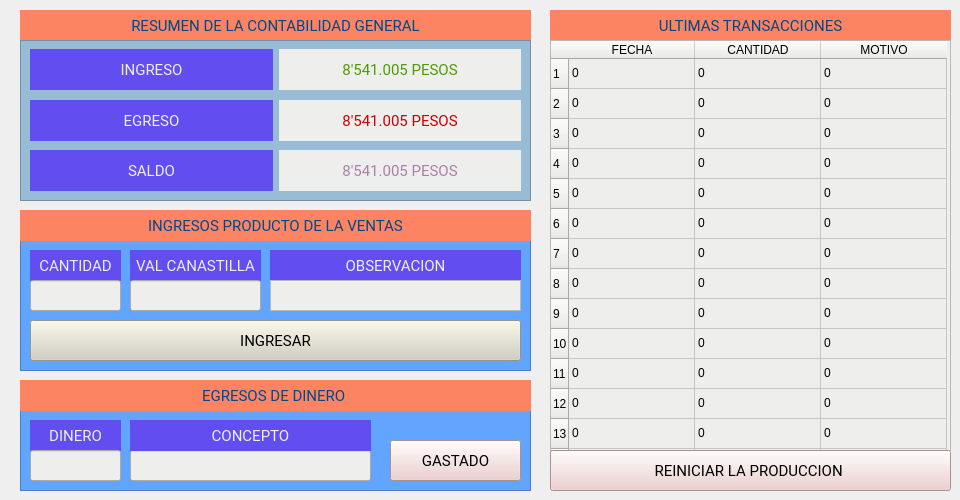
    <widget class="QWidget" name="limones">
     <attribute name="title">
      <string>LIMON</string>
     </attribute>
     <widget class="QFrame" name="frame_60">
      <property name="geometry">
       <rect>
        <x>20</x>
        <y>410</y>
        <width>511</width>
        <height>81</height>
       </rect>
      </property>
      <property name="font">
       <font>
        <family>Roboto</family>
        <pointsize>11</pointsize>
        <weight>50</weight>
        <italic>false</italic>
        <bold>false</bold>
       </font>
      </property>
      <property name="styleSheet">
       <string notr="true">background-color: rgb(97, 165, 255);</string>
      </property>
      <property name="frameShape">
       <enum>QFrame::StyledPanel</enum>
      </property>
      <property name="frameShadow">
       <enum>QFrame::Raised</enum>
      </property>
      <widget class="QPushButton" name="boton_egrasar_limon">
       <property name="geometry">
        <rect>
         <x>370</x>
         <y>30</y>
         <width>131</width>
         <height>41</height>
        </rect>
       </property>
       <property name="font">
        <font>
         <family>Roboto</family>
         <pointsize>11</pointsize>
         <weight>50</weight>
         <italic>false</italic>
         <bold>false</bold>
        </font>
       </property>
       <property name="styleSheet">
        <string notr="true">background-color: rgb(236, 201, 199);</string>
       </property>
       <property name="text">
        <string>GASTADO</string>
       </property>
      </widget>
      <widget class="QLabel" name="label_150">
       <property name="geometry">
        <rect>
         <x>10</x>
         <y>10</y>
         <width>91</width>
         <height>31</height>
        </rect>
       </property>
       <property name="font">
        <font>
         <family>Roboto</family>
         <pointsize>11</pointsize>
         <weight>50</weight>
         <italic>false</italic>
         <bold>false</bold>
        </font>
       </property>
       <property name="styleSheet">
        <string notr="true">font: 11pt &quot;Roboto&quot;;
color: rgb(238, 238, 236);
background-color: rgb(98, 77, 240);</string>
       </property>
       <property name="text">
        <string>DINERO</string>
       </property>
       <property name="alignment">
        <set>Qt::AlignCenter</set>
       </property>
      </widget>
      <widget class="QLineEdit" name="cantidad_gasto_limon_6">
       <property name="geometry">
        <rect>
         <x>10</x>
         <y>40</y>
         <width>91</width>
         <height>31</height>
        </rect>
       </property>
       <property name="styleSheet">
        <string notr="true">background-color: rgb(238, 238, 236);</string>
       </property>
      </widget>
      <widget class="QLineEdit" name="concepto_gasto_limon_6">
       <property name="geometry">
        <rect>
         <x>110</x>
         <y>40</y>
         <width>241</width>
         <height>31</height>
        </rect>
       </property>
       <property name="styleSheet">
        <string notr="true">background-color: rgb(238, 238, 236);</string>
       </property>
      </widget>
      <widget class="QLabel" name="label_151">
       <property name="geometry">
        <rect>
         <x>110</x>
         <y>10</y>
         <width>241</width>
         <height>31</height>
        </rect>
       </property>
       <property name="font">
        <font>
         <family>Roboto</family>
         <pointsize>11</pointsize>
         <weight>50</weight>
         <italic>false</italic>
         <bold>false</bold>
        </font>
       </property>
       <property name="styleSheet">
        <string notr="true">font: 11pt &quot;Roboto&quot;;
color: rgb(238, 238, 236);
background-color: rgb(98, 77, 240);</string>
       </property>
       <property name="text">
        <string>CONCEPTO</string>
       </property>
       <property name="alignment">
        <set>Qt::AlignCenter</set>
       </property>
      </widget>
     </widget>
     <widget class="QLabel" name="label_152">
      <property name="geometry">
       <rect>
        <x>550</x>
        <y>10</y>
        <width>401</width>
        <height>31</height>
       </rect>
      </property>
      <property name="font">
       <font>
        <family>Roboto</family>
        <pointsize>11</pointsize>
        <weight>50</weight>
        <italic>false</italic>
        <bold>false</bold>
       </font>
      </property>
      <property name="styleSheet">
       <string notr="true">background-color: rgb(252, 132, 98);
color: rgb(1, 72, 138);
font: 11pt &quot;Roboto&quot;;</string>
      </property>
      <property name="text">
       <string>ULTIMAS TRANSACCIONES</string>
      </property>
      <property name="alignment">
       <set>Qt::AlignCenter</set>
      </property>
     </widget>
     <widget class="QFrame" name="frame_61">
      <property name="geometry">
       <rect>
        <x>20</x>
        <y>240</y>
        <width>511</width>
        <height>131</height>
       </rect>
      </property>
      <property name="font">
       <font>
        <family>Roboto</family>
        <pointsize>11</pointsize>
        <weight>50</weight>
        <italic>false</italic>
        <bold>false</bold>
       </font>
      </property>
      <property name="styleSheet">
       <string notr="true">background-color: rgb(97, 165, 255);</string>
      </property>
      <property name="frameShape">
       <enum>QFrame::StyledPanel</enum>
      </property>
      <property name="frameShadow">
       <enum>QFrame::Raised</enum>
      </property>
      <widget class="QLabel" name="label_153">
       <property name="geometry">
        <rect>
         <x>10</x>
         <y>10</y>
         <width>91</width>
         <height>31</height>
        </rect>
       </property>
       <property name="font">
        <font>
         <family>Roboto</family>
         <pointsize>11</pointsize>
         <weight>50</weight>
         <italic>false</italic>
         <bold>false</bold>
        </font>
       </property>
       <property name="styleSheet">
        <string notr="true">font: 11pt &quot;Roboto&quot;;
color: rgb(238, 238, 236);
background-color: rgb(98, 77, 240);</string>
       </property>
       <property name="text">
        <string>CANTIDAD</string>
       </property>
       <property name="alignment">
        <set>Qt::AlignCenter</set>
       </property>
      </widget>
      <widget class="QPushButton" name="boton_ingresar_limon">
       <property name="geometry">
        <rect>
         <x>10</x>
         <y>80</y>
         <width>491</width>
         <height>41</height>
        </rect>
       </property>
       <property name="font">
        <font>
         <family>Roboto</family>
         <pointsize>11</pointsize>
         <weight>50</weight>
         <italic>false</italic>
         <bold>false</bold>
        </font>
       </property>
       <property name="styleSheet">
        <string notr="true">background-color: rgb(209, 207, 192);</string>
       </property>
       <property name="text">
        <string>INGRESAR</string>
       </property>
      </widget>
      <widget class="QLabel" name="label_154">
       <property name="geometry">
        <rect>
         <x>110</x>
         <y>10</y>
         <width>131</width>
         <height>31</height>
        </rect>
       </property>
       <property name="font">
        <font>
         <family>Roboto</family>
         <pointsize>11</pointsize>
         <weight>50</weight>
         <italic>false</italic>
         <bold>false</bold>
        </font>
       </property>
       <property name="styleSheet">
        <string notr="true">font: 11pt &quot;Roboto&quot;;
color: rgb(238, 238, 236);
background-color: rgb(98, 77, 240);</string>
       </property>
       <property name="text">
        <string>VAL CANASTILLA</string>
       </property>
       <property name="alignment">
        <set>Qt::AlignCenter</set>
       </property>
      </widget>
      <widget class="QLabel" name="label_155">
       <property name="geometry">
        <rect>
         <x>250</x>
         <y>10</y>
         <width>251</width>
         <height>31</height>
        </rect>
       </property>
       <property name="font">
        <font>
         <family>Roboto</family>
         <pointsize>11</pointsize>
         <weight>50</weight>
         <italic>false</italic>
         <bold>false</bold>
        </font>
       </property>
       <property name="styleSheet">
        <string notr="true">font: 11pt &quot;Roboto&quot;;
color: rgb(238, 238, 236);
background-color: rgb(98, 77, 240);</string>
       </property>
       <property name="text">
        <string>OBSERVACION</string>
       </property>
       <property name="alignment">
        <set>Qt::AlignCenter</set>
       </property>
      </widget>
      <widget class="QLineEdit" name="cantidad_limones_venta_6">
       <property name="geometry">
        <rect>
         <x>10</x>
         <y>40</y>
         <width>91</width>
         <height>31</height>
        </rect>
       </property>
       <property name="styleSheet">
        <string notr="true">background-color: rgb(238, 238, 236);</string>
       </property>
      </widget>
      <widget class="QTextEdit" name="observacion_limon_6">
       <property name="geometry">
        <rect>
         <x>250</x>
         <y>40</y>
         <width>251</width>
         <height>31</height>
        </rect>
       </property>
       <property name="font">
        <font>
         <family>Roboto</family>
         <pointsize>11</pointsize>
         <weight>50</weight>
         <italic>false</italic>
         <bold>false</bold>
        </font>
       </property>
       <property name="styleSheet">
        <string notr="true">background-color: rgb(238, 238, 236);</string>
       </property>
       <property name="html">
        <string>&lt;!DOCTYPE HTML PUBLIC &quot;-//W3C//DTD HTML 4.0//EN&quot; &quot;http://www.w3.org/TR/REC-html40/strict.dtd&quot;&gt;
&lt;html&gt;&lt;head&gt;&lt;meta name=&quot;qrichtext&quot; content=&quot;1&quot; /&gt;&lt;style type=&quot;text/css&quot;&gt;
p, li { white-space: pre-wrap; }
&lt;/style&gt;&lt;/head&gt;&lt;body style=&quot; font-family:'Roboto'; font-size:11pt; font-weight:400; font-style:normal;&quot;&gt;
&lt;p style=&quot;-qt-paragraph-type:empty; margin-top:0px; margin-bottom:0px; margin-left:0px; margin-right:0px; -qt-block-indent:0; text-indent:0px; font-family:'Ubuntu';&quot;&gt;&lt;br /&gt;&lt;/p&gt;&lt;/body&gt;&lt;/html&gt;</string>
       </property>
      </widget>
      <widget class="QLineEdit" name="valor_venta_limon_6">
       <property name="geometry">
        <rect>
         <x>110</x>
         <y>40</y>
         <width>131</width>
         <height>31</height>
        </rect>
       </property>
       <property name="styleSheet">
        <string notr="true">background-color: rgb(238, 238, 236);</string>
       </property>
      </widget>
     </widget>
     <widget class="QTableWidget" name="tabla_transacciones_limones">
      <property name="geometry">
       <rect>
        <x>550</x>
        <y>40</y>
        <width>401</width>
        <height>411</height>
       </rect>
      </property>
      <property name="styleSheet">
       <string notr="true">font: 11pt &quot;Andale Mono&quot;;
background-color: rgb(238, 238, 236);</string>
      </property>
      <property name="verticalScrollBarPolicy">
       <enum>Qt::ScrollBarAlwaysOff</enum>
      </property>
      <property name="horizontalScrollBarPolicy">
       <enum>Qt::ScrollBarAlwaysOff</enum>
      </property>
      <property name="editTriggers">
       <set>QAbstractItemView::NoEditTriggers</set>
      </property>
      <attribute name="horizontalHeaderDefaultSectionSize">
       <number>126</number>
      </attribute>
      <row>
       <property name="text">
        <string>1</string>
       </property>
      </row>
      <row>
       <property name="text">
        <string>2</string>
       </property>
      </row>
      <row>
       <property name="text">
        <string>3</string>
       </property>
      </row>
      <row>
       <property name="text">
        <string>4</string>
       </property>
      </row>
      <row>
       <property name="text">
        <string>5</string>
       </property>
      </row>
      <row>
       <property name="text">
        <string>6</string>
       </property>
      </row>
      <row>
       <property name="text">
        <string>7</string>
       </property>
      </row>
      <row>
       <property name="text">
        <string>8</string>
       </property>
      </row>
      <row>
       <property name="text">
        <string>9</string>
       </property>
      </row>
      <row>
       <property name="text">
        <string>10</string>
       </property>
      </row>
      <row>
       <property name="text">
        <string>11</string>
       </property>
      </row>
      <row>
       <property name="text">
        <string>12</string>
       </property>
      </row>
      <row>
       <property name="text">
        <string>13</string>
       </property>
      </row>
      <row>
       <property name="text">
        <string>14</string>
       </property>
      </row>
      <column>
       <property name="text">
        <string>FECHA</string>
       </property>
       <property name="font">
        <font>
         <kerning>true</kerning>
        </font>
       </property>
      </column>
      <column>
       <property name="text">
        <string>CANTIDAD</string>
       </property>
      </column>
      <column>
       <property name="text">
        <string>MOTIVO</string>
       </property>
      </column>
      <item row="0" column="0">
       <property name="text">
        <string>0</string>
       </property>
      </item>
      <item row="0" column="1">
       <property name="text">
        <string>0</string>
       </property>
      </item>
      <item row="0" column="2">
       <property name="text">
        <string>0</string>
       </property>
      </item>
      <item row="1" column="0">
       <property name="text">
        <string>0</string>
       </property>
      </item>
      <item row="1" column="1">
       <property name="text">
        <string>0</string>
       </property>
      </item>
      <item row="1" column="2">
       <property name="text">
        <string>0</string>
       </property>
      </item>
      <item row="2" column="0">
       <property name="text">
        <string>0</string>
       </property>
      </item>
      <item row="2" column="1">
       <property name="text">
        <string>0</string>
       </property>
      </item>
      <item row="2" column="2">
       <property name="text">
        <string>0</string>
       </property>
      </item>
      <item row="3" column="0">
       <property name="text">
        <string>0</string>
       </property>
      </item>
      <item row="3" column="1">
       <property name="text">
        <string>0</string>
       </property>
      </item>
      <item row="3" column="2">
       <property name="text">
        <string>0</string>
       </property>
      </item>
      <item row="4" column="0">
       <property name="text">
        <string>0</string>
       </property>
      </item>
      <item row="4" column="1">
       <property name="text">
        <string>0</string>
       </property>
      </item>
      <item row="4" column="2">
       <property name="text">
        <string>0</string>
       </property>
      </item>
      <item row="5" column="0">
       <property name="text">
        <string>0</string>
       </property>
      </item>
      <item row="5" column="1">
       <property name="text">
        <string>0</string>
       </property>
      </item>
      <item row="5" column="2">
       <property name="text">
        <string>0</string>
       </property>
      </item>
      <item row="6" column="0">
       <property name="text">
        <string>0</string>
       </property>
      </item>
      <item row="6" column="1">
       <property name="text">
        <string>0</string>
       </property>
      </item>
      <item row="6" column="2">
       <property name="text">
        <string>0</string>
       </property>
      </item>
      <item row="7" column="0">
       <property name="text">
        <string>0</string>
       </property>
      </item>
      <item row="7" column="1">
       <property name="text">
        <string>0</string>
       </property>
      </item>
      <item row="7" column="2">
       <property name="text">
        <string>0</string>
       </property>
      </item>
      <item row="8" column="0">
       <property name="text">
        <string>0</string>
       </property>
      </item>
      <item row="8" column="1">
       <property name="text">
        <string>0</string>
       </property>
      </item>
      <item row="8" column="2">
       <property name="text">
        <string>0</string>
       </property>
      </item>
      <item row="9" column="0">
       <property name="text">
        <string>0</string>
       </property>
      </item>
      <item row="9" column="1">
       <property name="text">
        <string>0</string>
       </property>
      </item>
      <item row="9" column="2">
       <property name="text">
        <string>0</string>
       </property>
      </item>
      <item row="10" column="0">
       <property name="text">
        <string>0</string>
       </property>
      </item>
      <item row="10" column="1">
       <property name="text">
        <string>0</string>
       </property>
      </item>
      <item row="10" column="2">
       <property name="text">
        <string>0</string>
       </property>
      </item>
      <item row="11" column="0">
       <property name="text">
        <string>0</string>
       </property>
      </item>
      <item row="11" column="1">
       <property name="text">
        <string>0</string>
       </property>
      </item>
      <item row="11" column="2">
       <property name="text">
        <string>0</string>
       </property>
      </item>
      <item row="12" column="0">
       <property name="text">
        <string>0</string>
       </property>
      </item>
      <item row="12" column="1">
       <property name="text">
        <string>0</string>
       </property>
      </item>
      <item row="12" column="2">
       <property name="text">
        <string>0</string>
       </property>
      </item>
      <item row="13" column="0">
       <property name="text">
        <string>0</string>
       </property>
      </item>
      <item row="13" column="1">
       <property name="text">
        <string>0</string>
       </property>
      </item>
      <item row="13" column="2">
       <property name="text">
        <string>0</string>
       </property>
      </item>
     </widget>
     <widget class="QLabel" name="label_156">
      <property name="geometry">
       <rect>
        <x>20</x>
        <y>210</y>
        <width>511</width>
        <height>31</height>
       </rect>
      </property>
      <property name="font">
       <font>
        <family>Roboto</family>
        <pointsize>11</pointsize>
        <weight>50</weight>
        <italic>false</italic>
        <bold>false</bold>
       </font>
      </property>
      <property name="styleSheet">
       <string notr="true">background-color: rgb(252, 132, 98);
color: rgb(1, 72, 138);
font: 11pt &quot;Roboto&quot;;</string>
      </property>
      <property name="text">
       <string>INGRESOS PRODUCTO DE LA VENTAS</string>
      </property>
      <property name="alignment">
       <set>Qt::AlignCenter</set>
      </property>
     </widget>
     <widget class="QPushButton" name="boton_reiniciar_limon">
      <property name="geometry">
       <rect>
        <x>550</x>
        <y>450</y>
        <width>401</width>
        <height>41</height>
       </rect>
      </property>
      <property name="font">
       <font>
        <family>Roboto</family>
        <pointsize>11</pointsize>
        <weight>50</weight>
        <italic>false</italic>
        <bold>false</bold>
       </font>
      </property>
      <property name="styleSheet">
       <string notr="true">background-color: rgb(236, 201, 199)</string>
      </property>
      <property name="text">
       <string>REINICIAR LA PRODUCCION </string>
      </property>
     </widget>
     <widget class="QLabel" name="label_157">
      <property name="geometry">
       <rect>
        <x>20</x>
        <y>10</y>
        <width>511</width>
        <height>31</height>
       </rect>
      </property>
      <property name="font">
       <font>
        <family>Roboto</family>
        <pointsize>11</pointsize>
        <weight>50</weight>
        <italic>false</italic>
        <bold>false</bold>
       </font>
      </property>
      <property name="styleSheet">
       <string notr="true">background-color: rgb(252, 132, 98);
color: rgb(1, 72, 138);
font: 11pt &quot;Roboto&quot;;</string>
      </property>
      <property name="text">
       <string>RESUMEN DE LA CONTABILIDAD GENERAL</string>
      </property>
      <property name="alignment">
       <set>Qt::AlignCenter</set>
      </property>
     </widget>
     <widget class="QFrame" name="frame_62">
      <property name="geometry">
       <rect>
        <x>20</x>
        <y>40</y>
        <width>511</width>
        <height>161</height>
       </rect>
      </property>
      <property name="font">
       <font>
        <family>Roboto</family>
        <pointsize>11</pointsize>
        <weight>50</weight>
        <italic>false</italic>
        <bold>false</bold>
       </font>
      </property>
      <property name="styleSheet">
       <string notr="true">background-color: rgb(152, 187, 214);</string>
      </property>
      <property name="frameShape">
       <enum>QFrame::StyledPanel</enum>
      </property>
      <property name="frameShadow">
       <enum>QFrame::Raised</enum>
      </property>
      <widget class="QWidget" name="layoutWidget_20">
       <property name="geometry">
        <rect>
         <x>10</x>
         <y>60</y>
         <width>491</width>
         <height>41</height>
        </rect>
       </property>
       <layout class="QHBoxLayout" name="horizontalLayout_20">
        <item>
         <widget class="QLabel" name="label_158">
          <property name="font">
           <font>
            <family>Roboto</family>
            <pointsize>11</pointsize>
            <weight>50</weight>
            <italic>false</italic>
            <bold>false</bold>
           </font>
          </property>
          <property name="styleSheet">
           <string notr="true">font: 11pt &quot;Roboto&quot;;
color: rgb(238, 238, 236);
background-color: rgb(98, 77, 240);</string>
          </property>
          <property name="text">
           <string>EGRESO</string>
          </property>
          <property name="alignment">
           <set>Qt::AlignCenter</set>
          </property>
         </widget>
        </item>
        <item>
         <widget class="QLabel" name="egresos_limon">
          <property name="font">
           <font>
            <family>Roboto</family>
            <pointsize>11</pointsize>
            <weight>50</weight>
            <italic>false</italic>
            <bold>false</bold>
           </font>
          </property>
          <property name="styleSheet">
           <string notr="true">background-color: rgb(238, 238, 236);
color: rgb(204, 0, 0);</string>
          </property>
          <property name="text">
           <string>8'541.005 PESOS</string>
          </property>
          <property name="alignment">
           <set>Qt::AlignCenter</set>
          </property>
         </widget>
        </item>
       </layout>
      </widget>
      <widget class="QWidget" name="layoutWidget_21">
       <property name="geometry">
        <rect>
         <x>10</x>
         <y>110</y>
         <width>491</width>
         <height>41</height>
        </rect>
       </property>
       <layout class="QHBoxLayout" name="horizontalLayout_21">
        <item>
         <widget class="QLabel" name="label_159">
          <property name="font">
           <font>
            <family>Roboto</family>
            <pointsize>11</pointsize>
            <weight>50</weight>
            <italic>false</italic>
            <bold>false</bold>
           </font>
          </property>
          <property name="styleSheet">
           <string notr="true">font: 11pt &quot;Roboto&quot;;
color: rgb(238, 238, 236);
background-color: rgb(98, 77, 240);</string>
          </property>
          <property name="text">
           <string>SALDO</string>
          </property>
          <property name="alignment">
           <set>Qt::AlignCenter</set>
          </property>
         </widget>
        </item>
        <item>
         <widget class="QLabel" name="saldo_total_limones">
          <property name="font">
           <font>
            <family>Roboto</family>
            <pointsize>11</pointsize>
            <weight>50</weight>
            <italic>false</italic>
            <bold>false</bold>
           </font>
          </property>
          <property name="styleSheet">
           <string notr="true">background-color: rgb(238, 238, 236);
color: rgb(173, 127, 168)</string>
          </property>
          <property name="text">
           <string>8'541.005 PESOS</string>
          </property>
          <property name="alignment">
           <set>Qt::AlignCenter</set>
          </property>
         </widget>
        </item>
       </layout>
      </widget>
      <widget class="QWidget" name="layoutWidget_22">
       <property name="geometry">
        <rect>
         <x>10</x>
         <y>9</y>
         <width>491</width>
         <height>41</height>
        </rect>
       </property>
       <layout class="QHBoxLayout" name="horizontalLayout_22">
        <item>
         <widget class="QLabel" name="label_160">
          <property name="font">
           <font>
            <family>Roboto</family>
            <pointsize>11</pointsize>
            <weight>50</weight>
            <italic>false</italic>
            <bold>false</bold>
           </font>
          </property>
          <property name="styleSheet">
           <string notr="true">font: 11pt &quot;Roboto&quot;;
color: rgb(238, 238, 236);
background-color: rgb(98, 77, 240);</string>
          </property>
          <property name="text">
           <string>INGRESO</string>
          </property>
          <property name="alignment">
           <set>Qt::AlignCenter</set>
          </property>
         </widget>
        </item>
        <item>
         <widget class="QLabel" name="ingresos_limon">
          <property name="font">
           <font>
            <family>Roboto</family>
            <pointsize>11</pointsize>
            <weight>50</weight>
            <italic>false</italic>
            <bold>false</bold>
           </font>
          </property>
          <property name="styleSheet">
           <string notr="true">background-color: rgb(238, 238, 236);
color: rgb(78, 154, 6);</string>
          </property>
          <property name="text">
           <string>8'541.005 PESOS</string>
          </property>
          <property name="alignment">
           <set>Qt::AlignCenter</set>
          </property>
         </widget>
        </item>
       </layout>
      </widget>
     </widget>
     <widget class="QLabel" name="label_161">
      <property name="geometry">
       <rect>
        <x>20</x>
        <y>380</y>
        <width>511</width>
        <height>31</height>
       </rect>
      </property>
      <property name="font">
       <font>
        <family>Roboto</family>
        <pointsize>11</pointsize>
        <weight>50</weight>
        <italic>false</italic>
        <bold>false</bold>
       </font>
      </property>
      <property name="styleSheet">
       <string notr="true">background-color: rgb(252, 132, 98);
color: rgb(1, 72, 138);
font: 11pt &quot;Roboto&quot;;</string>
      </property>
      <property name="text">
       <string>EGRESOS DE DINERO </string>
      </property>
      <property name="alignment">
       <set>Qt::AlignCenter</set>
      </property>
     </widget>
    </widget>
